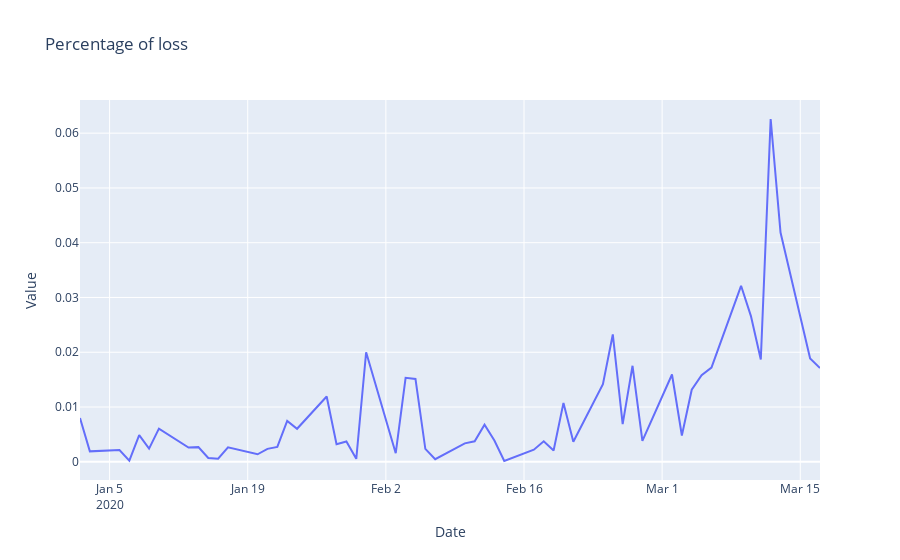

The code cell stored with this chart in its notebook:
### Code cell
option_list = ['winloss']
title = 'Percentage of loss'
fig, AEX_s = plot_period_stocks(AEX, '2020-01-01', datetime.today().__format__(date_format), option_list, title)
fig
